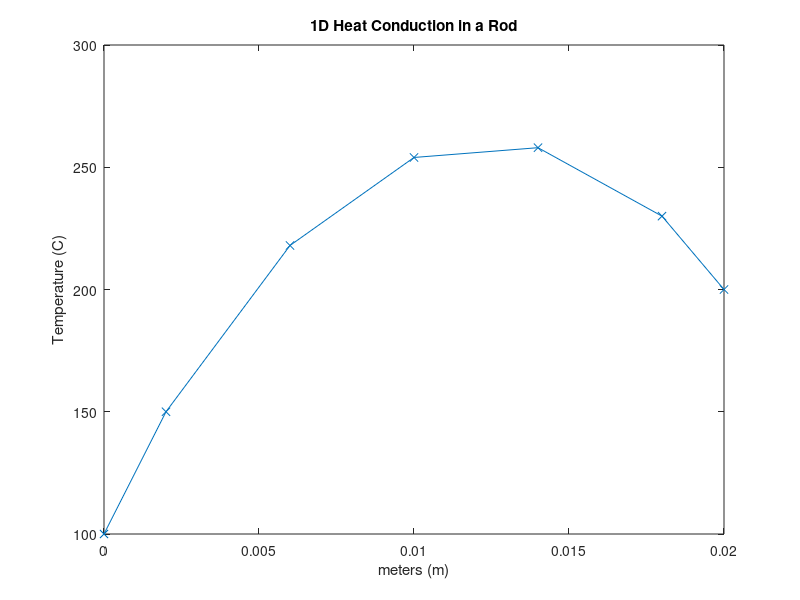

Here is the MATLAB script that generated this plot:
%----------- ENGR401 - 1D Heat Conduction in a Rod with Source -----------%
%
%
% Ben Munro
% Developed : 27/04/2013
% Last Modified : 28/04/2013
%
%V & M Example 4.2
% Discription : Solve for temperature along a rod wih 1D heat conduction,
% with source, no heat loss and specified end temperatures.

clc
clear

%# Known Values
L = 0.02;
dx = 0.004;
k = 0.5;
q = 1000000;
TA = 100;
TB = 200;

%# Create Mesh
x = dx/2:dx:L;
N=length(x);

%# Calculated Constants
Area = 1;
aw = ((k/dx)*Area);
ae = ((k/dx)*Area);

%# Create Matrix
A = zeros(N,N);
b = zeros(N,1);

for i = 1:N
    
    if x(i) == min(x)                           %# Boundary Point 1
        
        A(i,i) = +ae + ((k*2/dx)*Area);
        A(i,i+1) = -ae;
        b(i,1) = ((k*2/dx)*Area) * TA + q*Area*dx;
        
    elseif x(i) == max(x)                       %# Boundary Point 2
        
        A(i,i) = aw + ((k*2/dx)*Area);
        A(i,i-1) = -aw;
        b(i,1) = ((k*2/dx)*Area) * TB + q*Area*dx;
        
    else                                        %# Internal Nodes 
        
        A(i,i) = ae + aw;
        A(i,i+1) = -ae;
        A(i,i-1) = -aw;
        b(i,1) = q*Area*dx;
        
    end
    
end

%# Solve linear system of equations For Temp along bar 
T = A\b;

disp('Temperature along rod')
disp(T)

%# Plot results
plot([0,x,L],[TA;T;TB], 'x-')
title('1D Heat Conduction in a Rod')
xlabel('meters (m)')
ylabel('Temperature (C)')


